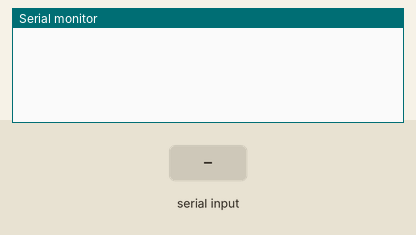
Simulated run of this sketch. Board: Arduino Uno, built with avr-gcc and run on an emulated ATmega328P. Shown: the last lines printed to the serial monitor. The test bench sets the inputs (shaded band). Random numbers use the default seed unless the sketch sets one.

Above: at 6.2 s.
6.3 s: "010c\n" received over Serial
At 7.3 s:
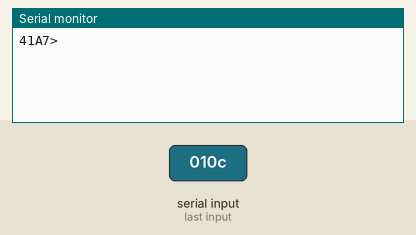
7.8 s: "010d\n" received over Serial
At 8.4 s:
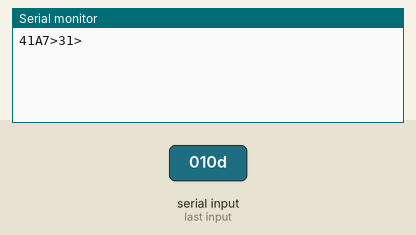

Measured:
- after the input at 6.3 s, the serial monitor: prints a new line at once (image 1)
- after the input at 7.8 s, the serial monitor: prints a new line at once (image 2)

The sketch:

CanBusFake.ino
```cpp
void setup() {
    Serial.begin(115200);
    delay(5000);
}

void loop() {

    if(Serial.available()>0){
        String incoming = "";
        while(Serial.available()>0){
            int inChar = Serial.read();
            incoming += (char)inChar;
            while(((Serial.available() == 0 )&&(char(inChar)!='\n'))){}
        }
        if(incoming.substring(0,4)=="010c"){
            Serial.print(random(36000),HEX);
            Serial.print(">");
        }else if(incoming.substring(0,4)=="010d"){
            Serial.print(random(100),HEX);
            Serial.print(">");
        }else{
            Serial.print("12345678>");
        }
    }
}
```
